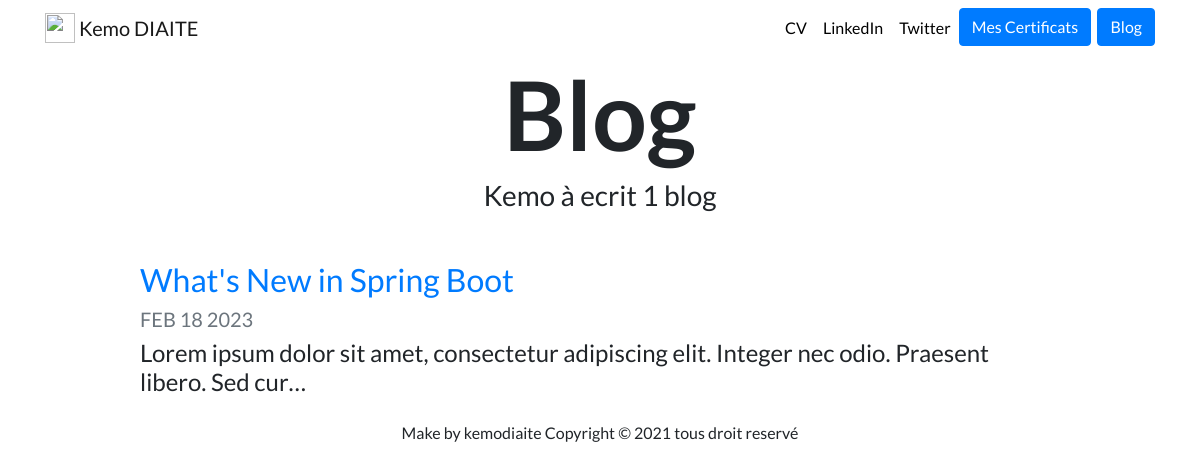
Screenshot of /blog/ with the database file from the repository.
### blog/models.py (models this page shows)
class Blog(models.Model):
    title = models.CharField(max_length=200)
    description = models.TextField()
    date = models.DateField()

### blog/views.py (the view)
# urls.py: path('', views.all_blogs, name='all_blogs'),
def all_blogs(request):
    blogs = Blog.objects.all().order_by('-date')
    return render(request, 'blog/all_blogs.html', {'blogs': blogs})

### blog/templates/blog/all_blogs.html
{% extends "portfolio/base.html" %}
{% load static %}
{% block content %}
<h1 id="blogtitle" class="font-weight-bold text-center">Blog</h1>
<h3 class="text-center mb-5">Kemo à ecrit {{ blogs.count }} blog{{ blogs.count|pluralize }}</h3>
{% for blog in blogs %}
<div class="row justify-content-center my-3">
  <div class="col-md-10">
    <a href="{% url 'blog:detail' blog.id %}">
      <h2>{{ blog.title }}</h2>
    </a>
    <h5 class="text-muted">{{ blog.date|date:'M d Y'|upper }}</h5>
    <h4>{{ blog.description|striptags|truncatechars:100 }}</h4>
  </div>
</div>
{% endfor %}
{% endblock %}

### portfolio/static/portfolio/custom.css (style rules this page uses)
body { font-family: 'Lato', sans-serif; }
#blogtitle { font-size: 6rem; }

### rows the page displays
Blog: title "What's New in Spring Boot", date "FEB 18 2023", description "Lorem ipsum dolor sit amet, consectetur adipiscing elit. Integer nec odio. Praesent libero. Sed cur…"

### other values shown
{{ blogs.count }} "1"
